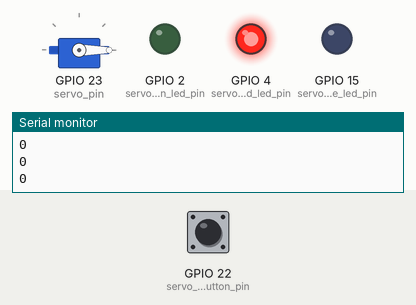
A sketch run on a simulated ESP32. Parts: servo, output pins drawn as LEDs (lit = HIGH), the last lines printed to the serial monitor. The inputs (shaded band) are chosen by the test bench; at power-on: GPIO 22 (servo_push_button_pin) LOW.

Above: at 1.5 s.
1.6 s: GPIO 22 (servo_push_button_pin) pulled HIGH for 0.3 s
At 1.97 s:
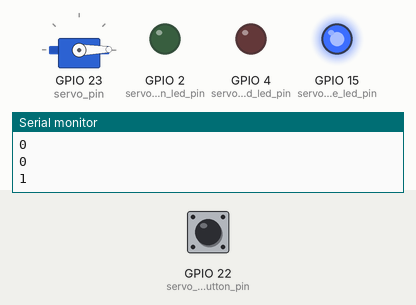
At 6.72 s:
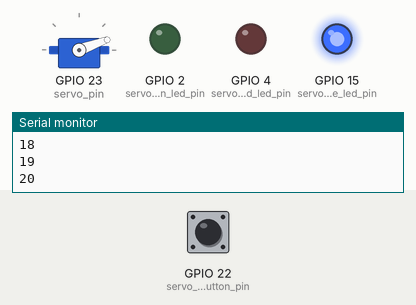
Timing chart, 0 to 18.6 s (numbered marks = the images above; inputs shaded):
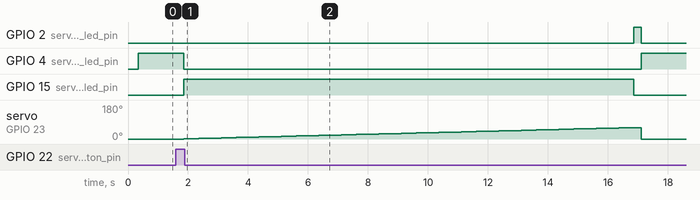

The sketch:

servo.ino
```cpp
#include <ESP32Servo.h>

Servo servo;
int servo_pin = 23;
int inferior_limit_angle = 0; // From 0°
int superior_limit_angle = 60; // To 60°

int servo_push_button_pin = 22;
bool is_rotation_allowed = false;

int servo_blue_led_pin = 15;
int servo_green_led_pin = 2;
int servo_red_led_pin = 4;

void setup() {
  Serial.begin(115200);
  delay(50);

  servo.attach(servo_pin);
  servo.write(inferior_limit_angle);
  delay(50);

  pinMode(servo_push_button_pin, INPUT);
  delay(50);

  pinMode(servo_blue_led_pin, OUTPUT);
  delay(50);
  pinMode(servo_green_led_pin, OUTPUT);
  delay(50);
  pinMode(servo_red_led_pin, OUTPUT);
  delay(50);

  digitalWrite(servo_blue_led_pin, LOW);
  digitalWrite(servo_green_led_pin, LOW);
  digitalWrite(servo_red_led_pin, LOW);
  delay(50);
}

void loop() {
  // Reading push button
  is_rotation_allowed = digitalRead(servo_push_button_pin);

  // If the push is pushed
  if(is_rotation_allowed == true){
    rotate_servo(inferior_limit_angle, superior_limit_angle);
  }
  // If the push is not pushed
  else{
    // Servo is at 0°
    servo.write(inferior_limit_angle);
    Serial.println(inferior_limit_angle);

    // Red led is activated
    digitalWrite(servo_blue_led_pin, LOW);
    digitalWrite(servo_green_led_pin, LOW);
    digitalWrite(servo_red_led_pin, HIGH);
  }

  delay(250);
}

void rotate_servo(int inferior_limit_angle, int superior_limit_angle){
  for(int servo_angle = inferior_limit_angle; servo_angle <= superior_limit_angle; servo_angle += 1){
    servo.write(servo_angle); // Write angle in servomotor
    Serial.println(servo_angle); // Send angle though serial port
    delay(250);

    // Activate green LED at the superior angle
    if(servo_angle == superior_limit_angle){
      digitalWrite(servo_blue_led_pin, LOW);
      digitalWrite(servo_green_led_pin, HIGH);
      digitalWrite(servo_red_led_pin, LOW);
    }
    // Activate blue LED at any other angle
    else{
      digitalWrite(servo_blue_led_pin, HIGH);
      digitalWrite(servo_green_led_pin, LOW);
      digitalWrite(servo_red_led_pin, LOW);
    }
  }
}
```

Measured:
- after the input at 1.6 s, GPIO 2 (servo_green_led_pin): LOW → HIGH after 15.3 s, → LOW 0.25 s later; GPIO 4 (servo_red_led_pin): HIGH → LOW after 0.25 s, → HIGH 15.3 s later; GPIO 15 (servo_blue_led_pin): LOW → HIGH after 0.25 s, → LOW 15.0 s later; servo on GPIO 23 (servo_pin): rises from 0° to 60° in 14.8 s, then falls to 0° in 0.50 s
